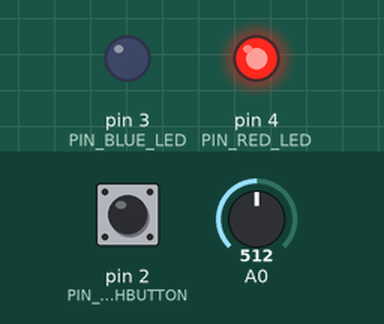
Recording of a sketch running on a simulated Arduino Uno, built with avr-gcc and run on an emulated ATmega328P. Parts: output pins drawn as LEDs (lit = HIGH). Dashed ring = blinking. The inputs (shaded band) are chosen by the test bench; at power-on: pin 2 (PIN_PUSHBUTTON) LOW, A0 = 512.

Above: at 1.2 s.
1.3 s: pin 2 (PIN_PUSHBUTTON) pulled HIGH for 0.15 s
At 1.52 s:
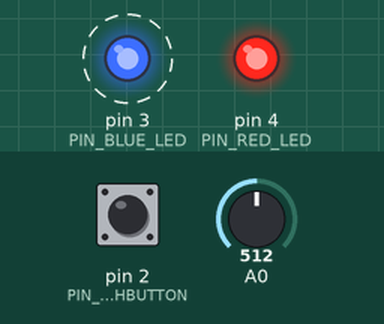
4.3 s: A0 set to 306
At 4.9 s:
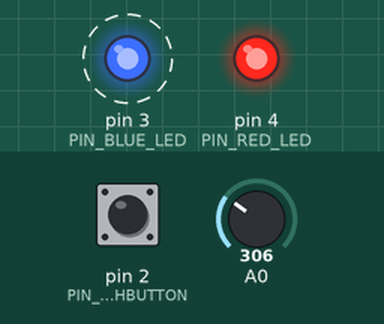
7.3 s: A0 set to 122
At 8.03 s:
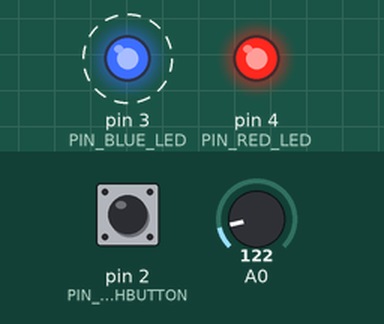
10.3 s: pin 2 (PIN_PUSHBUTTON) pulled HIGH for 1 s
At 12.4 s:
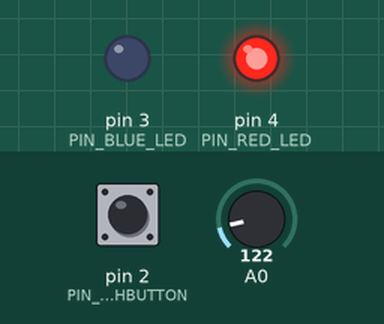
12.8 s: pin 2 (PIN_PUSHBUTTON) pulled HIGH for 3.2 s
At 17.39 s:
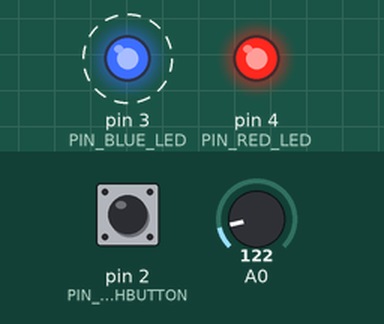
Timing chart, 0 to 20.0 s (numbered marks = the images above; inputs shaded):
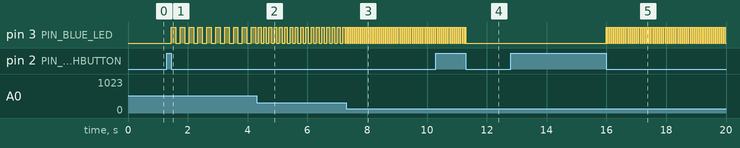

The sketch:

LedControl.ino
```cpp
/**
 * LedControl
 *
 * Command a blinking LED using a push button and a potentiometer to set
 * the blinking speed.
 *
 * Date: 21/JAN/2014
 * Author: Rafael Winter
 *
 * Released under PUBLIC DOMAIN
 */


// Pins
#define PIN_PUSHBUTTON 2
#define PIN_BLUE_LED   3
#define PIN_RED_LED    4

// LED blinking steps limits
#define LED_BLINK_MIN  16
#define LED_BLINK_MAX  256


// Push button control variables
int lastButtonState = 0;
int currentButtonState = 0;

// Blue LED control variables
int isLedBlinking = LOW;
int ledState = LOW;
int shouldToggleLed = 0;

// Blue LED blinking control
unsigned long ledBlinkCounter = 0;
unsigned long ledBlinkSteps = 0;
unsigned long potentiometerValue = 0;


/**
 * Toggle the LED state to ON or OFF.
 */
void toggleLed() {
  if (shouldToggleLed) {

    // Toggle the LED state
    isLedBlinking = (isLedBlinking == LOW) ? HIGH : LOW;
    ledState = isLedBlinking;

    digitalWrite(PIN_BLUE_LED, ledState);

    shouldToggleLed = 0;
  } else {
    shouldToggleLed = 1;
  }
}

/**
 * Turn the LED ON or OFF according to the blinking speed
 *
 * Remarks: the LED only blinks when isLedBlinking is HIGH
 */
void blinkLed() {
  if (isLedBlinking == HIGH) {
    ledBlinkCounter++;
    if (ledBlinkCounter >= ledBlinkSteps) {
      ledState = (ledState == LOW) ? HIGH : LOW;
      digitalWrite(PIN_BLUE_LED, ledState);

      ledBlinkCounter = 0;
    }
  }
}

/**
 * Read the sensors used in the project
 */
void readSensors() {

  // Read the button and potentiometer states
  currentButtonState = digitalRead(PIN_PUSHBUTTON);
  potentiometerValue = analogRead(A0);
}

/**
 * Process the inputs and update states
 */
void update () {

  // Check if there is a button state change
  if (lastButtonState != currentButtonState) {

    // Update the current state and toggle the blue LED
    lastButtonState = currentButtonState;
    toggleLed();
  }

  // If the blue LED is blinking, update its state
  if (isLedBlinking == HIGH) {

    // Compute the current blink steps
    ledBlinkSteps = (potentiometerValue * LED_BLINK_MAX) / 1023;
    if (ledBlinkSteps < LED_BLINK_MIN) {
      ledBlinkSteps = LED_BLINK_MIN;
    }

    blinkLed();
  }
}

void setup() {

  pinMode(PIN_PUSHBUTTON, INPUT);
  pinMode(PIN_BLUE_LED, OUTPUT);
  pinMode(PIN_RED_LED, OUTPUT);

  // At this time the Red LED is always ON
  digitalWrite(PIN_RED_LED, HIGH);
}

void loop() {

  // Read the button and potentiometer
  readSensors();

  // Update the blue LED state
  update();

  // Delay in between reads for stability
  delay(1);
}
```

Measured:
- after the input at 1.3 s, pin 3 (PIN_BLUE_LED): alternates HIGH for 0.15 s and LOW for 0.15 s, starting after 0.15 s
- after the input at 4.3 s, pin 3 (PIN_BLUE_LED): alternates HIGH for 0.09 s and LOW for 0.09 s, starting after 0.06 s
- after the input at 7.3 s, pin 3 (PIN_BLUE_LED): alternates HIGH for 0.03 s and LOW for 0.03 s, starting at once
- after the input at 10.3 s, pin 3 (PIN_BLUE_LED): goes on until 11.3 s, then stays LOW
- after the input at 12.8 s, pin 3 (PIN_BLUE_LED): alternates HIGH for 0.03 s and LOW for 0.03 s, starting after 3.2 s
